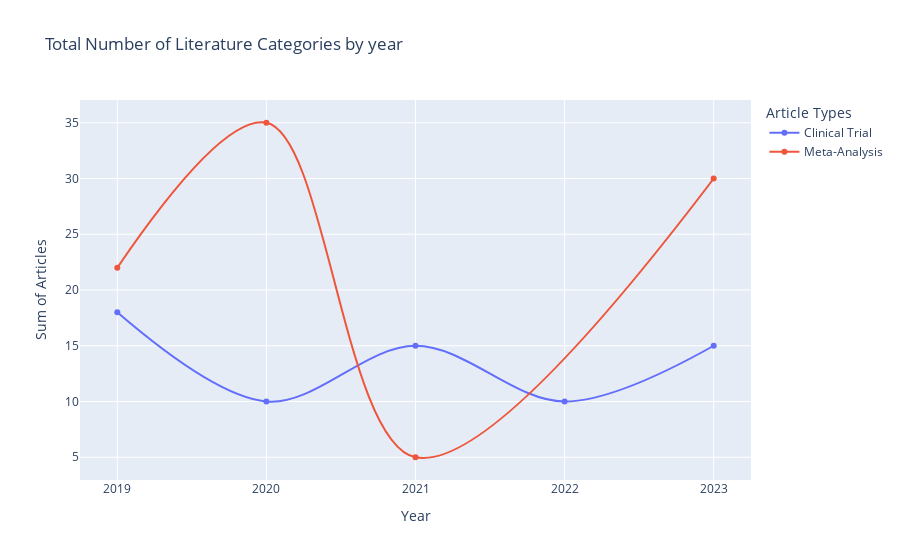

The notebook cell saved with this chart:
### Markdown cell above
### line - Total Number of Literature Categories

### Code cell
# https://blog.csdn.net/weixin_56659172/article/details/126098284?ops_request_misc=&request_id=&biz_id=102&utm_term=fig%20=%20go.Figure()%20%E6%AF%8F%E6%AC%A1%E5%88%9B%E5%BB%BA%E4%B8%80%E4%B8%AA%E5%9B%BE&utm_medium=distribute.pc_search_result.none-task-blog-2~all~sobaiduweb~default-0-126098284.142^v99^control&spm=1018.2226.3001.4187
import pandas as pd
import plotly.graph_objs as go

# 假设的数据集
data = {
    'Year': ['2020', '2019', '2020', '2021', '2019', '2023', '2019', '2020', '2021', '2022', '2023'],
    'Category': ['Meta-Analysis', 'Meta-Analysis', 'Meta-Analysis', 'Meta-Analysis', 'Meta-Analysis', 'Meta-Analysis', 'Clinical Trial', 'Clinical Trial', 'Clinical Trial', 'Clinical Trial', 'Clinical Trial'],
    'Count': [20, 10, 15, 5, 12, 30, 18, 10, 15, 10, 15]
}

df = pd.DataFrame(data)

# 按照年份和类别对数据进行分组，计算总数
df_grouped = df.groupby(['Year', 'Category']).sum().reset_index()

# 创建一个折线图
fig = go.Figure()

# 对于每个类别，添加一个折线图迹线
for category in df_grouped['Category'].unique():
    df_category = df_grouped[df_grouped['Category'] == category]
    fig.add_trace(go.Scatter(
        x=df_category['Year'],
        y=df_category['Count'],
        mode='lines+markers',
        name=category,
        line=dict(shape='spline')  # 设置为平滑曲线
    ))

# 更新布局以添加标题和使图例可点击
fig.update_layout(
    title_text='Total Number of Literature Categories by year',  # 年度文献类别总数
    xaxis=dict(title='Year'),
    yaxis=dict(title='Sum of Articles'),
    legend_title_text='Article Types'
)

# 显示图表
fig.show()

### Figure 1 — Plotly figure (JSON) as saved in the notebook; plotly's stock layout.template omitted (floating-point values rounded to 4 significant figures)
{"data": [{"line": {"shape": "spline"}, "mode": "lines+markers", "name": "Clinical Trial", "type": "scatter", "x": ["2019", "2020", "2021", "2022", "2023"], "y": [18, 10, 15, 10, 15]}, {"line": {"shape": "spline"}, "mode": "lines+markers", "name": "Meta-Analysis", "type": "scatter", "x": ["2019", "2020", "2021", "2023"], "y": [22, 35, 5, 30]}], "layout": {"autosize": true, "legend": {"title": {"text": "Article Types"}}, "title": {"text": "Total Number of Literature Categories by year"}, "xaxis": {"autorange": true, "range": [-0.2448, 4.245], "title": {"text": "Year"}, "type": "category"}, "yaxis": {"autorange": true, "range": [2.524, 37.48], "title": {"text": "Sum of Articles"}, "type": "linear"}}}
